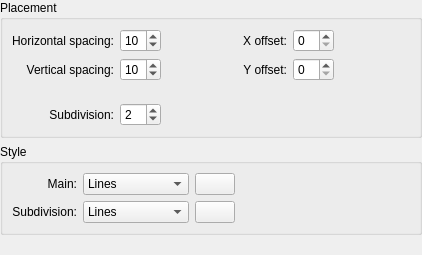
<?xml version="1.0" encoding="UTF-8"?>
<ui version="4.0">
 <class>WdgGridSettingsBase</class>
 <widget class="QWidget" name="WdgGridSettingsBase">
  <property name="geometry">
   <rect>
    <x>0</x>
    <y>0</y>
    <width>422</width>
    <height>255</height>
   </rect>
  </property>
  <layout class="QGridLayout">
   <property name="margin">
    <number>0</number>
   </property>
   <item row="3" column="0">
    <spacer name="spacer14">
     <property name="orientation">
      <enum>Qt::Vertical</enum>
     </property>
     <property name="sizeType">
      <enum>QSizePolicy::Expanding</enum>
     </property>
     <property name="sizeHint" stdset="0">
      <size>
       <width>20</width>
       <height>31</height>
      </size>
     </property>
    </spacer>
   </item>
   <item row="1" column="0">
    <widget class="QGroupBox" name="groupBox3_2">
     <property name="title">
      <string>Placement</string>
     </property>
     <layout class="QGridLayout">
      <item row="0" column="4">
       <widget class="QLabel" name="textLabel2_3">
        <property name="sizePolicy">
         <sizepolicy hsizetype="Minimum" vsizetype="Minimum">
          <horstretch>0</horstretch>
          <verstretch>0</verstretch>
         </sizepolicy>
        </property>
        <property name="text">
         <string>X offset:</string>
        </property>
        <property name="alignment">
         <set>Qt::AlignRight|Qt::AlignTrailing|Qt::AlignVCenter</set>
        </property>
       </widget>
      </item>
      <item row="1" column="4">
       <widget class="QLabel" name="textLabel2_2_2">
        <property name="text">
         <string>Y offset:</string>
        </property>
        <property name="alignment">
         <set>Qt::AlignRight|Qt::AlignTrailing|Qt::AlignVCenter</set>
        </property>
       </widget>
      </item>
      <item row="1" column="5">
       <widget class="QSpinBox" name="intYOffset">
        <property name="minimum">
         <number>0</number>
        </property>
       </widget>
      </item>
      <item row="0" column="5">
       <widget class="QSpinBox" name="intXOffset">
        <property name="minimum">
         <number>0</number>
        </property>
       </widget>
      </item>
      <item row="0" column="7">
       <spacer name="spacer11">
        <property name="orientation">
         <enum>Qt::Horizontal</enum>
        </property>
        <property name="sizeType">
         <enum>QSizePolicy::Expanding</enum>
        </property>
        <property name="sizeHint" stdset="0">
         <size>
          <width>20</width>
          <height>20</height>
         </size>
        </property>
       </spacer>
      </item>
      <item row="2" column="5" rowspan="2">
       <spacer name="verticalSpacer">
        <property name="orientation">
         <enum>Qt::Vertical</enum>
        </property>
        <property name="sizeHint" stdset="0">
         <size>
          <width>20</width>
          <height>40</height>
         </size>
        </property>
       </spacer>
      </item>
      <item row="0" column="0">
       <widget class="QLabel" name="label">
        <property name="text">
         <string>Horizontal spacing:</string>
        </property>
        <property name="alignment">
         <set>Qt::AlignRight|Qt::AlignTrailing|Qt::AlignVCenter</set>
        </property>
       </widget>
      </item>
      <item row="0" column="1">
       <widget class="QSpinBox" name="intHSpacing">
        <property name="value">
         <number>10</number>
        </property>
        <property name="minimum">
         <number>0</number>
        </property>
       </widget>
      </item>
      <item row="1" column="1">
       <widget class="QSpinBox" name="intVSpacing">
        <property name="value">
         <number>10</number>
        </property>
        <property name="minimum">
         <number>0</number>
        </property>
       </widget>
      </item>
      <item row="3" column="1">
       <widget class="QSpinBox" name="intSubdivision">
        <property name="value">
         <number>2</number>
        </property>
        <property name="minimum">
         <number>1</number>
        </property>
       </widget>
      </item>
      <item row="3" column="0">
       <widget class="QLabel" name="textLabel1">
        <property name="text">
         <string>Subdivision:</string>
        </property>
        <property name="alignment">
         <set>Qt::AlignRight|Qt::AlignTrailing|Qt::AlignVCenter</set>
        </property>
       </widget>
      </item>
      <item row="0" column="2" rowspan="2">
       <widget class="KoAspectButton" name="spacingAspectButton"/>
      </item>
      <item row="1" column="0">
       <widget class="QLabel" name="label_2">
        <property name="text">
         <string>Vertical spacing:</string>
        </property>
        <property name="alignment">
         <set>Qt::AlignRight|Qt::AlignTrailing|Qt::AlignVCenter</set>
        </property>
       </widget>
      </item>
      <item row="0" column="3">
       <spacer name="horizontalSpacer">
        <property name="orientation">
         <enum>Qt::Horizontal</enum>
        </property>
        <property name="sizeHint" stdset="0">
         <size>
          <width>40</width>
          <height>20</height>
         </size>
        </property>
       </spacer>
      </item>
      <item row="0" column="6" rowspan="2">
       <widget class="KoAspectButton" name="offsetAspectButton"/>
      </item>
      <item row="2" column="1">
       <spacer name="verticalSpacer_2">
        <property name="orientation">
         <enum>Qt::Vertical</enum>
        </property>
        <property name="sizeType">
         <enum>QSizePolicy::Fixed</enum>
        </property>
        <property name="sizeHint" stdset="0">
         <size>
          <width>20</width>
          <height>10</height>
         </size>
        </property>
       </spacer>
      </item>
     </layout>
    </widget>
   </item>
   <item row="2" column="0">
    <widget class="QGroupBox" name="groupBox5">
     <property name="title">
      <string>Style</string>
     </property>
     <layout class="QGridLayout">
      <item row="0" column="0">
       <widget class="QLabel" name="textLabel4">
        <property name="text">
         <string>Main:</string>
        </property>
        <property name="alignment">
         <set>Qt::AlignRight|Qt::AlignTrailing|Qt::AlignVCenter</set>
        </property>
       </widget>
      </item>
      <item row="0" column="1">
       <widget class="KComboBox" name="selectMainStyle">
        <property name="currentIndex">
         <number>0</number>
        </property>
        <item>
         <property name="text">
          <string>Lines</string>
         </property>
        </item>
        <item>
         <property name="text">
          <string>Dashed Lines</string>
         </property>
        </item>
        <item>
         <property name="text">
          <string>Dots</string>
         </property>
        </item>
       </widget>
      </item>
      <item row="1" column="1">
       <widget class="KComboBox" name="selectSubdivisionStyle">
        <item>
         <property name="text">
          <string>Lines</string>
         </property>
        </item>
        <item>
         <property name="text">
          <string>Dashed Lines</string>
         </property>
        </item>
        <item>
         <property name="text">
          <string>Dots</string>
         </property>
        </item>
       </widget>
      </item>
      <item row="1" column="0">
       <widget class="QLabel" name="textLabel5">
        <property name="text">
         <string>Subdivision:</string>
        </property>
        <property name="alignment">
         <set>Qt::AlignRight|Qt::AlignTrailing|Qt::AlignVCenter</set>
        </property>
       </widget>
      </item>
      <item row="0" column="3">
       <spacer name="spacer15">
        <property name="orientation">
         <enum>Qt::Horizontal</enum>
        </property>
        <property name="sizeType">
         <enum>QSizePolicy::Expanding</enum>
        </property>
        <property name="sizeHint" stdset="0">
         <size>
          <width>34</width>
          <height>20</height>
         </size>
        </property>
       </spacer>
      </item>
      <item row="0" column="2">
       <widget class="KColorButton" name="colorMain">
        <property name="text">
         <string/>
        </property>
        <property name="color">
         <color>
          <red>0</red>
          <green>0</green>
          <blue>0</blue>
         </color>
        </property>
        <property name="defaultColor">
         <color>
          <red>0</red>
          <green>0</green>
          <blue>0</blue>
         </color>
        </property>
       </widget>
      </item>
      <item row="1" column="2">
       <widget class="KColorButton" name="colorSubdivision">
        <property name="text">
         <string/>
        </property>
        <property name="color">
         <color>
          <red>0</red>
          <green>0</green>
          <blue>0</blue>
         </color>
        </property>
        <property name="defaultColor">
         <color>
          <red>0</red>
          <green>0</green>
          <blue>0</blue>
         </color>
        </property>
       </widget>
      </item>
     </layout>
    </widget>
   </item>
  </layout>
 </widget>
 <customwidgets>
  <customwidget>
   <class>KComboBox</class>
   <extends>QComboBox</extends>
   <header>kcombobox.h</header>
  </customwidget>
  <customwidget>
   <class>KColorButton</class>
   <extends>QPushButton</extends>
   <header>kcolorbutton.h</header>
  </customwidget>
  <customwidget>
   <class>KoAspectButton</class>
   <extends>QWidget</extends>
   <header>KoAspectButton.h</header>
   <container>1</container>
  </customwidget>
 </customwidgets>
 <resources/>
 <connections/>
</ui>
